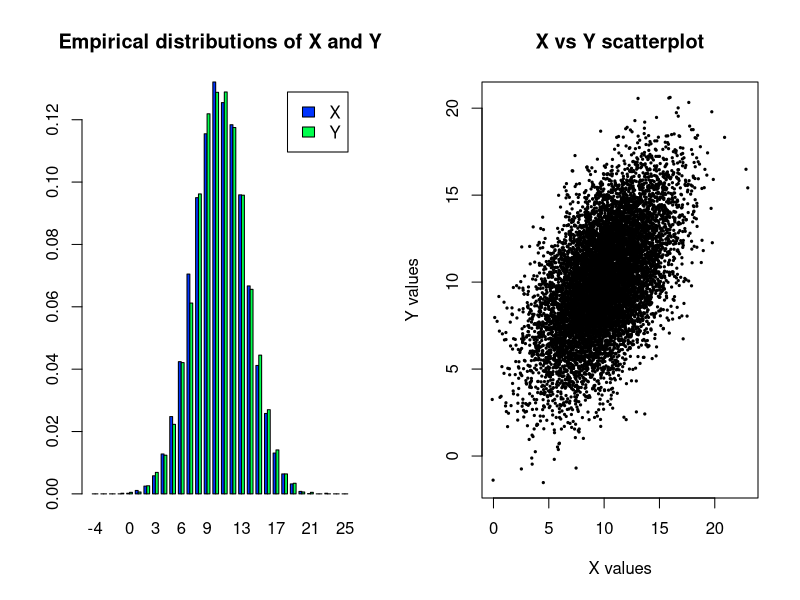
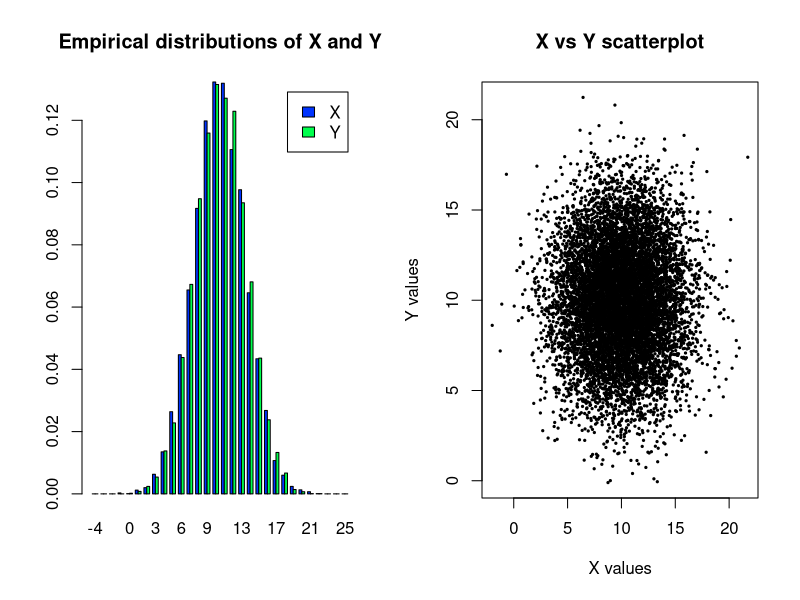

These charts were generated, in order, by the following R code:
## ---- chunk 1
# From Harvard data science class (see references at the end of this notebook)
x <- rnorm(10000, mean=10, sd=sqrt(5)) 

# Initialize y with x...We would have a straight line if plotting y~x
y <- x

# Now inject variability to each, and we will not have a straight line exactly
x <- x + rnorm(10000, sd=2) 
y <- y + rnorm(10000, sd=2) 

## ---- chunk 2

br<- -5:25 # set manually bins for histograms 
# save histograms for X and Y , don’t plot yet
hx <- hist(x, breaks=br, plot=F)
hy <- hist(y, breaks=br, plot=F) 

# prepare 2 panels in one plot: 
old.par <- par(mfrow=c(1,2)) 

# plot histograms side by side using rbind
barplot(rbind(hx$density,hy$density), 
        beside=T, 
        col=c(rgb(0,0.2,1), rgb(0,1,0.3)),
        legend=c('X','Y'), 
        main='Empirical distributions of X and Y',
        names=br[-1]) 

# Scatter plot 
plot(x,y,
     xlab='X values',
     ylab='Y values',
     main='X vs Y scatterplot',
     pch=19,
     cex=0.3) 

# restore graphical attributes to previous values:
par(old.par)

## ---- chunk 3
# From Harvard data science class (see references at the end of this notebook)
# simulate sampling of 10000 values for X and for Y.
# We can play with the mean and sd. Shoud have same size to keep it balanced.
x <- rnorm(10000, mean=10, sd=3) 
y <- rnorm(10000, mean=10, sd=3)

## ---- chunk 4

br<- -5:25 # set manually bins for histograms 
# save histograms for X and Y , don’t plot yet:
hx <- hist(x, breaks=br, plot=F)
hy <- hist(y, breaks=br, plot=F) 

# prepare 2 panels in one plot: 
old.par <- par(mfrow=c(1,2)) 

# plot histograms side by side using rbind
barplot(rbind(hx$density,hy$density), 
        beside=T, 
        col=c(rgb(0,0.2,1), rgb(0,1,0.3)),
        legend=c('X','Y'), 
        main='Empirical distributions of X and Y',
        names=br[-1]) 

# Scatter plot 
plot(x,y,
     xlab='X values',
     ylab='Y values',
     main='X vs Y scatterplot',
     pch=19,
     cex=0.3) 

# restore graphical attributes to previous values:
par(old.par)

